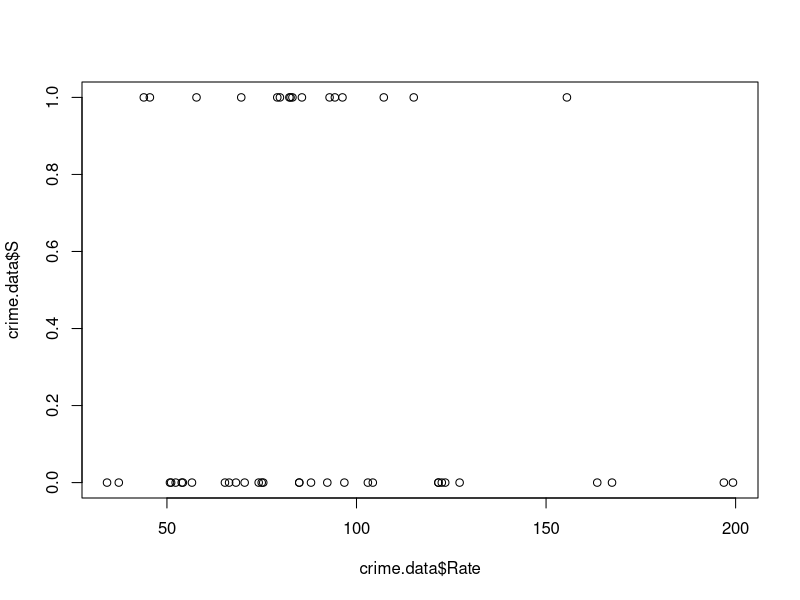
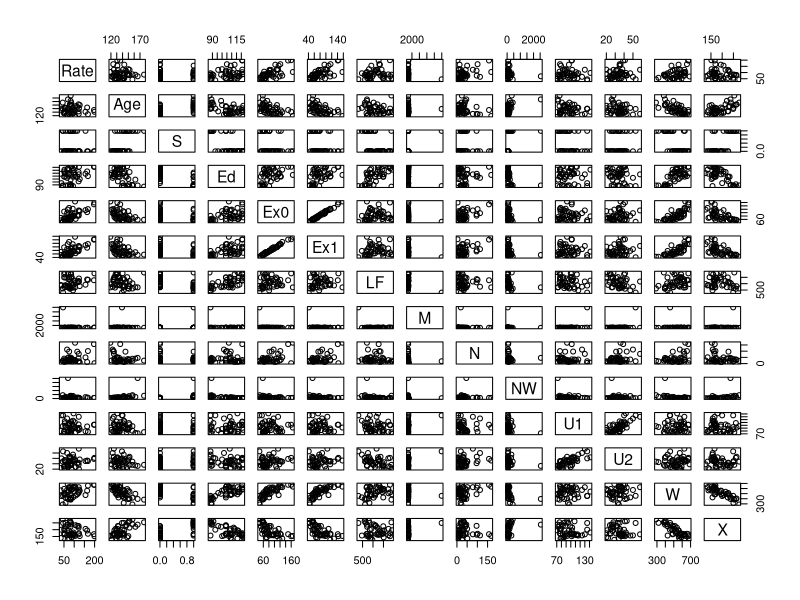
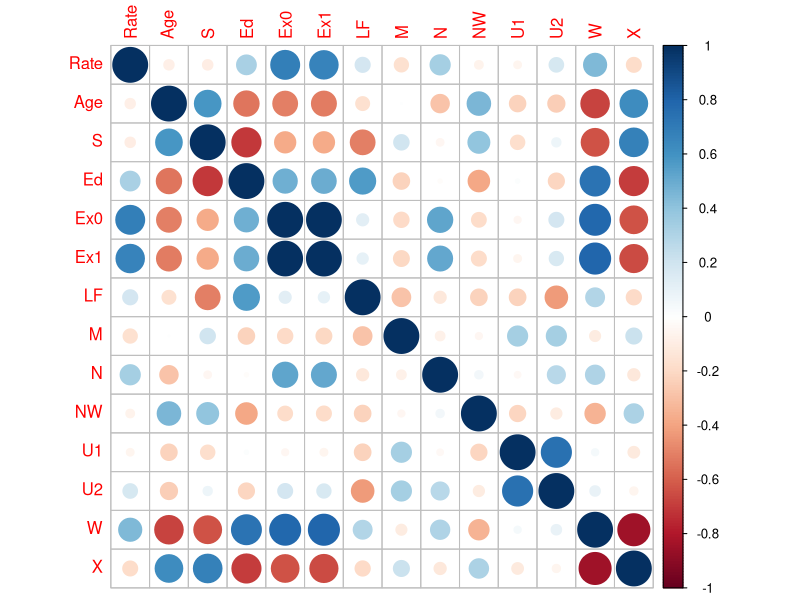

R code for these plots, in order:
crime.data <- read.table("crime.txt", header = TRUE)

# problem 1

plot(crime.data$Rate, crime.data$S)
pairs(crime.data)

# problem 2

library(corrplot)
cor(crime.data)
corrplot(cor(crime.data))

# problem 3

model <- lm(crime.data$Rate ~ ., data = crime.data)
summary(model)

help(lm)
